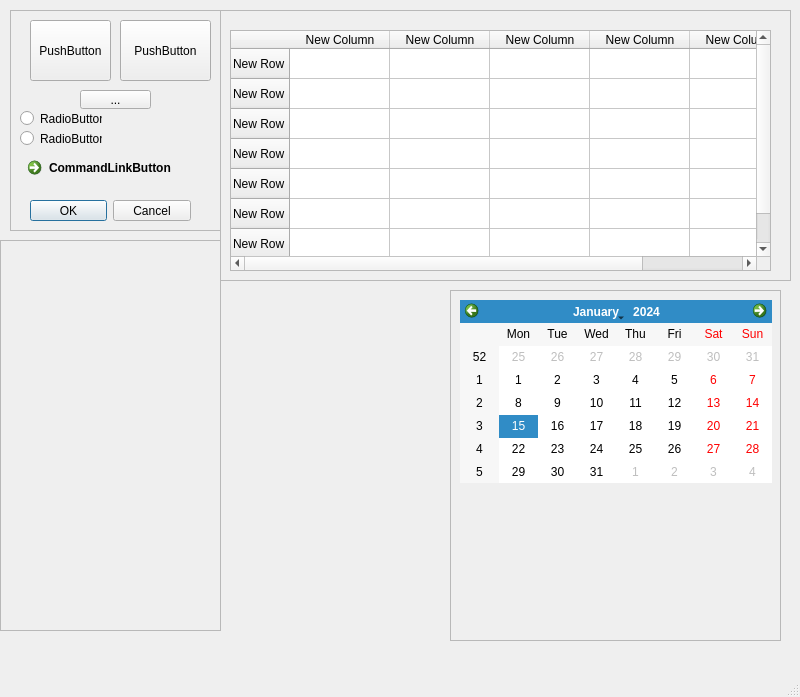
<?xml version="1.0" encoding="UTF-8"?>
<ui version="4.0">
 <class>MainWindow</class>
 <widget class="QMainWindow" name="MainWindow">
  <property name="geometry">
   <rect>
    <x>0</x>
    <y>0</y>
    <width>800</width>
    <height>697</height>
   </rect>
  </property>
  <property name="windowTitle">
   <string>MainWindow</string>
  </property>
  <widget class="QWidget" name="centralwidget">
   <widget class="QFrame" name="frame">
    <property name="geometry">
     <rect>
      <x>10</x>
      <y>10</y>
      <width>211</width>
      <height>221</height>
     </rect>
    </property>
    <property name="frameShape">
     <enum>QFrame::StyledPanel</enum>
    </property>
    <property name="frameShadow">
     <enum>QFrame::Raised</enum>
    </property>
    <widget class="QPushButton" name="pushButton">
     <property name="geometry">
      <rect>
       <x>20</x>
       <y>10</y>
       <width>81</width>
       <height>61</height>
      </rect>
     </property>
     <property name="text">
      <string>PushButton</string>
     </property>
     <property name="class" stdset="0">
      <string>gray</string>
     </property>
    </widget>
    <widget class="QPushButton" name="pushButton_2">
     <property name="geometry">
      <rect>
       <x>110</x>
       <y>10</y>
       <width>91</width>
       <height>61</height>
      </rect>
     </property>
     <property name="text">
      <string>PushButton</string>
     </property>
     <property name="class" stdset="0">
      <string>blue</string>
     </property>
    </widget>
    <widget class="QToolButton" name="toolButton">
     <property name="geometry">
      <rect>
       <x>70</x>
       <y>80</y>
       <width>71</width>
       <height>19</height>
      </rect>
     </property>
     <property name="text">
      <string>...</string>
     </property>
    </widget>
    <widget class="QRadioButton" name="radioButton">
     <property name="geometry">
      <rect>
       <x>10</x>
       <y>100</y>
       <width>82</width>
       <height>17</height>
      </rect>
     </property>
     <property name="text">
      <string>RadioButton</string>
     </property>
    </widget>
    <widget class="QRadioButton" name="radioButton_2">
     <property name="geometry">
      <rect>
       <x>10</x>
       <y>120</y>
       <width>82</width>
       <height>17</height>
      </rect>
     </property>
     <property name="text">
      <string>RadioButton</string>
     </property>
    </widget>
    <widget class="QCommandLinkButton" name="commandLinkButton">
     <property name="geometry">
      <rect>
       <x>10</x>
       <y>140</y>
       <width>185</width>
       <height>41</height>
      </rect>
     </property>
     <property name="text">
      <string>CommandLinkButton</string>
     </property>
    </widget>
    <widget class="QDialogButtonBox" name="buttonBox">
     <property name="geometry">
      <rect>
       <x>20</x>
       <y>190</y>
       <width>161</width>
       <height>21</height>
      </rect>
     </property>
     <property name="standardButtons">
      <set>QDialogButtonBox::Cancel|QDialogButtonBox::Ok</set>
     </property>
    </widget>
   </widget>
   <widget class="QFrame" name="frame_2">
    <property name="geometry">
     <rect>
      <x>0</x>
      <y>240</y>
      <width>221</width>
      <height>391</height>
     </rect>
    </property>
    <property name="frameShape">
     <enum>QFrame::StyledPanel</enum>
    </property>
    <property name="frameShadow">
     <enum>QFrame::Raised</enum>
    </property>
    <widget class="QWidget" name="widget" native="true">
     <property name="geometry">
      <rect>
       <x>10</x>
       <y>10</y>
       <width>201</width>
       <height>361</height>
      </rect>
     </property>
    </widget>
   </widget>
   <widget class="QFrame" name="frame_3">
    <property name="geometry">
     <rect>
      <x>220</x>
      <y>10</y>
      <width>571</width>
      <height>271</height>
     </rect>
    </property>
    <property name="frameShape">
     <enum>QFrame::StyledPanel</enum>
    </property>
    <property name="frameShadow">
     <enum>QFrame::Raised</enum>
    </property>
    <widget class="QTableWidget" name="tableWidget">
     <property name="geometry">
      <rect>
       <x>10</x>
       <y>20</y>
       <width>541</width>
       <height>241</height>
      </rect>
     </property>
     <row>
      <property name="text">
       <string>New Row</string>
      </property>
     </row>
     <row>
      <property name="text">
       <string>New Row</string>
      </property>
     </row>
     <row>
      <property name="text">
       <string>New Row</string>
      </property>
     </row>
     <row>
      <property name="text">
       <string>New Row</string>
      </property>
     </row>
     <row>
      <property name="text">
       <string>New Row</string>
      </property>
     </row>
     <row>
      <property name="text">
       <string>New Row</string>
      </property>
     </row>
     <row>
      <property name="text">
       <string>New Row</string>
      </property>
     </row>
     <column>
      <property name="text">
       <string>New Column</string>
      </property>
     </column>
     <column>
      <property name="text">
       <string>New Column</string>
      </property>
     </column>
     <column>
      <property name="text">
       <string>New Column</string>
      </property>
     </column>
     <column>
      <property name="text">
       <string>New Column</string>
      </property>
     </column>
     <column>
      <property name="text">
       <string>New Column</string>
      </property>
     </column>
    </widget>
   </widget>
   <widget class="QFrame" name="frame_4">
    <property name="geometry">
     <rect>
      <x>450</x>
      <y>290</y>
      <width>331</width>
      <height>351</height>
     </rect>
    </property>
    <property name="frameShape">
     <enum>QFrame::StyledPanel</enum>
    </property>
    <property name="frameShadow">
     <enum>QFrame::Raised</enum>
    </property>
    <widget class="QCalendarWidget" name="calendarWidget">
     <property name="geometry">
      <rect>
       <x>10</x>
       <y>10</y>
       <width>312</width>
       <height>183</height>
      </rect>
     </property>
    </widget>
   </widget>
  </widget>
  <widget class="QMenuBar" name="menubar">
   <property name="geometry">
    <rect>
     <x>0</x>
     <y>0</y>
     <width>800</width>
     <height>21</height>
    </rect>
   </property>
  </widget>
  <widget class="QStatusBar" name="statusbar"/>
 </widget>
 <resources/>
 <connections/>
</ui>
